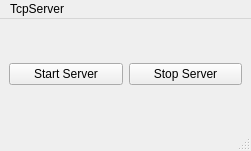
<?xml version="1.0" encoding="UTF-8"?>
<ui version="4.0">
 <class>MainView</class>
 <widget class="QMainWindow" name="MainView">
  <property name="geometry">
   <rect>
    <x>0</x>
    <y>0</y>
    <width>251</width>
    <height>151</height>
   </rect>
  </property>
  <property name="windowTitle">
   <string>MainView</string>
  </property>
  <widget class="QWidget" name="centralwidget">
   <layout class="QHBoxLayout" name="horizontalLayout">
    <item>
     <widget class="QPushButton" name="btnStartServer">
      <property name="text">
       <string>Start Server</string>
      </property>
     </widget>
    </item>
    <item>
     <widget class="QPushButton" name="btnStopServer">
      <property name="text">
       <string>Stop Server</string>
      </property>
     </widget>
    </item>
   </layout>
  </widget>
  <widget class="QMenuBar" name="menubar">
   <property name="geometry">
    <rect>
     <x>0</x>
     <y>0</y>
     <width>251</width>
     <height>22</height>
    </rect>
   </property>
   <widget class="QMenu" name="menuTcpServer">
    <property name="title">
     <string>TcpServer</string>
    </property>
   </widget>
   <addaction name="menuTcpServer"/>
  </widget>
  <widget class="QStatusBar" name="statusbar"/>
 </widget>
 <resources/>
 <connections/>
</ui>
